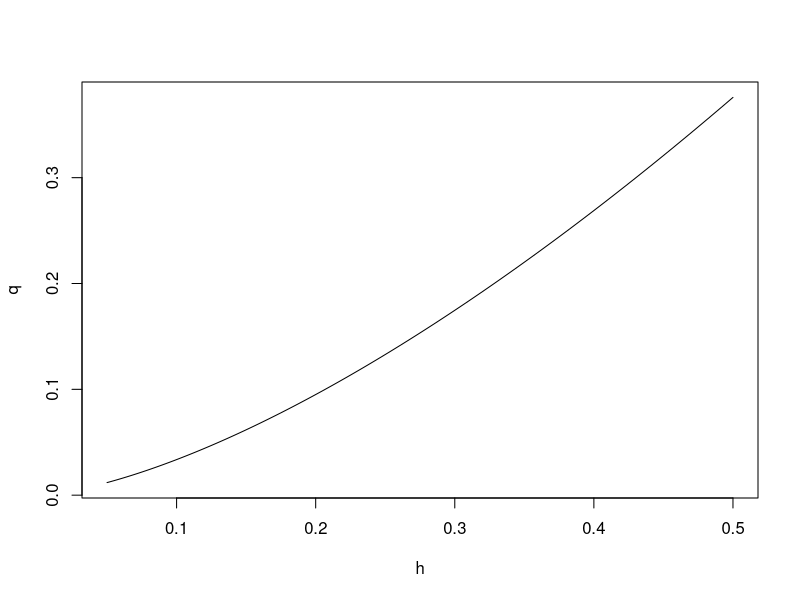

Generate this figure with R:
## Channel flow

## Measurements
b <- 0.6

## Constant
Cd <- 0.6 # approximation

## Question 1
h <- 0.1
q <- (2/3) * Cd * sqrt(2 * 9.81) * b * h^(3/2)  # m3 / s
q * 3600 * 24 / 1E3  # ML / day

## Question 2
h <- c(.15, .136, .075) # Heights in meters
q <- (2/3) * Cd * sqrt(2 * 9.81) * b * h^(3/2)
mean(q) * 1000

## Question 3
h <- (50:500) / 1000
q <- (2/3) * Cd * sqrt(2 * 9.81) * b * h^(3/2)
q

plot(h, q, type = "l")

## Fancy version using a function
kindsvater_carter <- function(b, h, Cd = 0.6) {
    (2/3) * Cd * sqrt(2 * 9.81) * b * h^(3/2)
}

kindsvater_carter(0.6, 0.1)
